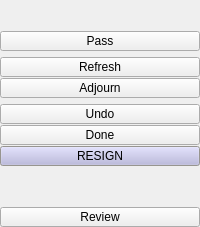
             <widget class="QWidget" name="page_4" >
              <layout class="QVBoxLayout" >
               <property name="margin" >
                <number>0</number>
               </property>
               <item>
                <spacer>
                 <property name="orientation" >
                  <enum>Qt::Vertical</enum>
                 </property>
                 <property name="sizeHint" stdset="0" >
                  <size>
                   <width>109</width>
                   <height>31</height>
                  </size>
                 </property>
                </spacer>
               </item>
               <item>
                <layout class="QVBoxLayout" >
                 <property name="spacing" >
                  <number>1</number>
                 </property>
                 <property name="margin" >
                  <number>0</number>
                 </property>
                 <item>
                  <widget class="QPushButton" name="passButton" >
                   <property name="sizePolicy" >
                    <sizepolicy vsizetype="Fixed" hsizetype="Minimum" >
                     <horstretch>0</horstretch>
                     <verstretch>0</verstretch>
                    </sizepolicy>
                   </property>
                   <property name="maximumSize" >
                    <size>
                     <width>16777215</width>
                     <height>20</height>
                    </size>
                   </property>
                   <property name="focusPolicy" >
                    <enum>Qt::NoFocus</enum>
                   </property>
                   <property name="toolTip" >
                    <string>Pass move</string>
                   </property>
                   <property name="whatsThis" >
                    <string>Pass

Pass your turn.</string>
                   </property>
                   <property name="text" >
                    <string>Pass</string>
                   </property>
                  </widget>
                 </item>
                </layout>
               </item>
               <item>
                <layout class="QVBoxLayout" >
                 <property name="spacing" >
                  <number>1</number>
                 </property>
                 <property name="margin" >
                  <number>0</number>
                 </property>
                 <item>
                  <widget class="QPushButton" name="refreshButton" >
                   <property name="sizePolicy" >
                    <sizepolicy vsizetype="Fixed" hsizetype="Minimum" >
                     <horstretch>0</horstretch>
                     <verstretch>0</verstretch>
                    </sizepolicy>
                   </property>
                   <property name="maximumSize" >
                    <size>
                     <width>16777215</width>
                     <height>20</height>
                    </size>
                   </property>
                   <property name="focusPolicy" >
                    <enum>Qt::NoFocus</enum>
                   </property>
                   <property name="toolTip" >
                    <string>Refresh display</string>
                   </property>
                   <property name="whatsThis" >
                    <string>Refresh

Refresh board. Use this if you cannot see any stones on the board.</string>
                   </property>
                   <property name="text" >
                    <string>Refresh</string>
                   </property>
                  </widget>
                 </item>
                 <item>
                  <widget class="QPushButton" name="adjournButton" >
                   <property name="sizePolicy" >
                    <sizepolicy vsizetype="Fixed" hsizetype="Minimum" >
                     <horstretch>0</horstretch>
                     <verstretch>0</verstretch>
                    </sizepolicy>
                   </property>
                   <property name="maximumSize" >
                    <size>
                     <width>16777215</width>
                     <height>20</height>
                    </size>
                   </property>
                   <property name="focusPolicy" >
                    <enum>Qt::NoFocus</enum>
                   </property>
                   <property name="toolTip" >
                    <string>Request adjournment</string>
                   </property>
                   <property name="whatsThis" >
                    <string>Adjourn.

Send adjournment request to your opponent. If he accept it, the game will be adjourned and saved.</string>
                   </property>
                   <property name="text" >
                    <string>Adjourn</string>
                   </property>
                  </widget>
                 </item>
                </layout>
               </item>
               <item>
                <layout class="QVBoxLayout" >
                 <property name="spacing" >
                  <number>1</number>
                 </property>
                 <property name="margin" >
                  <number>0</number>
                 </property>
                 <item>
                  <widget class="QPushButton" name="undoButton" >
                   <property name="sizePolicy" >
                    <sizepolicy vsizetype="Fixed" hsizetype="Minimum" >
                     <horstretch>0</horstretch>
                     <verstretch>0</verstretch>
                    </sizepolicy>
                   </property>
                   <property name="maximumSize" >
                    <size>
                     <width>16777215</width>
                     <height>20</height>
                    </size>
                   </property>
                   <property name="focusPolicy" >
                    <enum>Qt::NoFocus</enum>
                   </property>
                   <property name="toolTip" >
                    <string>Undo last move</string>
                   </property>
                   <property name="whatsThis" >
                    <string>Undo

Undo the opponent's last move.</string>
                   </property>
                   <property name="text" >
                    <string>Undo</string>
                   </property>
                  </widget>
                 </item>
                 <item>
                  <widget class="QPushButton" name="doneButton" >
                   <property name="sizePolicy" >
                    <sizepolicy vsizetype="Minimum" hsizetype="Minimum" >
                     <horstretch>0</horstretch>
                     <verstretch>0</verstretch>
                    </sizepolicy>
                   </property>
                   <property name="maximumSize" >
                    <size>
                     <width>16777215</width>
                     <height>20</height>
                    </size>
                   </property>
                   <property name="focusPolicy" >
                    <enum>Qt::NoFocus</enum>
                   </property>
                   <property name="toolTip" >
                    <string>Pass move</string>
                   </property>
                   <property name="whatsThis" >
                    <string>Pass

Pass your turn.</string>
                   </property>
                   <property name="text" >
                    <string>Done</string>
                   </property>
                  </widget>
                 </item>
                 <item>
                  <widget class="QPushButton" name="resignButton" >
                   <property name="sizePolicy" >
                    <sizepolicy vsizetype="Fixed" hsizetype="Minimum" >
                     <horstretch>0</horstretch>
                     <verstretch>0</verstretch>
                    </sizepolicy>
                   </property>
                   <property name="maximumSize" >
                    <size>
                     <width>16777215</width>
                     <height>20</height>
                    </size>
                   </property>
                   <property name="palette" >
                    <palette>
                     <active>
                      <colorrole role="WindowText" >
                       <brush brushstyle="SolidPattern" >
                        <color alpha="255" >
                         <red>0</red>
                         <green>0</green>
                         <blue>0</blue>
                        </color>
                       </brush>
                      </colorrole>
                      <colorrole role="Button" >
                       <brush brushstyle="SolidPattern" >
                        <color alpha="255" >
                         <red>181</red>
                         <green>179</green>
                         <blue>220</blue>
                        </color>
                       </brush>
                      </colorrole>
                      <colorrole role="Light" >
                       <brush brushstyle="SolidPattern" >
                        <color alpha="255" >
                         <red>255</red>
                         <green>255</green>
                         <blue>255</blue>
                        </color>
                       </brush>
                      </colorrole>
                      <colorrole role="Midlight" >
                       <brush brushstyle="SolidPattern" >
                        <color alpha="255" >
                         <red>218</red>
                         <green>217</green>
                         <blue>237</blue>
                        </color>
                       </brush>
                      </colorrole>
                      <colorrole role="Dark" >
                       <brush brushstyle="SolidPattern" >
                        <color alpha="255" >
                         <red>90</red>
                         <green>89</green>
                         <blue>110</blue>
                        </color>
                       </brush>
                      </colorrole>
                      <colorrole role="Mid" >
                       <brush brushstyle="SolidPattern" >
                        <color alpha="255" >
                         <red>120</red>
                         <green>119</green>
                         <blue>146</blue>
                        </color>
                       </brush>
                      </colorrole>
                      <colorrole role="Text" >
                       <brush brushstyle="SolidPattern" >
                        <color alpha="255" >
                         <red>0</red>
                         <green>0</green>
                         <blue>0</blue>
                        </color>
                       </brush>
                      </colorrole>
                      <colorrole role="BrightText" >
                       <brush brushstyle="SolidPattern" >
                        <color alpha="255" >
                         <red>255</red>
                         <green>255</green>
                         <blue>255</blue>
                        </color>
                       </brush>
                      </colorrole>
                      <colorrole role="ButtonText" >
                       <brush brushstyle="SolidPattern" >
                        <color alpha="255" >
                         <red>0</red>
                         <green>0</green>
                         <blue>0</blue>
                        </color>
                       </brush>
                      </colorrole>
                      <colorrole role="Base" >
                       <brush brushstyle="SolidPattern" >
                        <color alpha="255" >
                         <red>255</red>
                         <green>255</green>
                         <blue>255</blue>
                        </color>
                       </brush>
                      </colorrole>
                      <colorrole role="Window" >
                       <brush brushstyle="SolidPattern" >
                        <color alpha="255" >
                         <red>212</red>
                         <green>208</green>
                         <blue>200</blue>
                        </color>
                       </brush>
                      </colorrole>
                      <colorrole role="Shadow" >
                       <brush brushstyle="SolidPattern" >
                        <color alpha="255" >
                         <red>0</red>
                         <green>0</green>
                         <blue>0</blue>
                        </color>
                       </brush>
                      </colorrole>
                      <colorrole role="Highlight" >
                       <brush brushstyle="SolidPattern" >
                        <color alpha="255" >
                         <red>10</red>
                         <green>36</green>
                         <blue>106</blue>
                        </color>
                       </brush>
                      </colorrole>
                      <colorrole role="HighlightedText" >
                       <brush brushstyle="SolidPattern" >
                        <color alpha="255" >
                         <red>255</red>
                         <green>255</green>
                         <blue>255</blue>
                        </color>
                       </brush>
                      </colorrole>
                      <colorrole role="Link" >
                       <brush brushstyle="SolidPattern" >
                        <color alpha="255" >
                         <red>0</red>
                         <green>0</green>
                         <blue>0</blue>
                        </color>
                       </brush>
                      </colorrole>
                      <colorrole role="LinkVisited" >
                       <brush brushstyle="SolidPattern" >
                        <color alpha="255" >
                         <red>0</red>
                         <green>0</green>
                         <blue>0</blue>
                        </color>
                       </brush>
                      </colorrole>
                      <colorrole role="AlternateBase" >
                       <brush brushstyle="SolidPattern" >
                        <color alpha="255" >
                         <red>232</red>
                         <green>232</green>
                         <blue>232</blue>
                        </color>
                       </brush>
                      </colorrole>
                     </active>
                     <inactive>
                      <colorrole role="WindowText" >
                       <brush brushstyle="SolidPattern" >
                        <color alpha="255" >
                         <red>0</red>
                         <green>0</green>
                         <blue>0</blue>
                        </color>
                       </brush>
                      </colorrole>
                      <colorrole role="Button" >
                       <brush brushstyle="SolidPattern" >
                        <color alpha="255" >
                         <red>181</red>
                         <green>179</green>
                         <blue>220</blue>
                        </color>
                       </brush>
                      </colorrole>
                      <colorrole role="Light" >
                       <brush brushstyle="SolidPattern" >
                        <color alpha="255" >
                         <red>255</red>
                         <green>255</green>
                         <blue>255</blue>
                        </color>
                       </brush>
                      </colorrole>
                      <colorrole role="Midlight" >
                       <brush brushstyle="SolidPattern" >
                        <color alpha="255" >
                         <red>208</red>
                         <green>205</green>
                         <blue>253</blue>
                        </color>
                       </brush>
                      </colorrole>
                      <colorrole role="Dark" >
                       <brush brushstyle="SolidPattern" >
                        <color alpha="255" >
                         <red>90</red>
                         <green>89</green>
                         <blue>110</blue>
                        </color>
                       </brush>
                      </colorrole>
                      <colorrole role="Mid" >
                       <brush brushstyle="SolidPattern" >
                        <color alpha="255" >
                         <red>120</red>
                         <green>119</green>
                         <blue>146</blue>
                        </color>
                       </brush>
                      </colorrole>
                      <colorrole role="Text" >
                       <brush brushstyle="SolidPattern" >
                        <color alpha="255" >
                         <red>0</red>
                         <green>0</green>
                         <blue>0</blue>
                        </color>
                       </brush>
                      </colorrole>
                      <colorrole role="BrightText" >
                       <brush brushstyle="SolidPattern" >
                        <color alpha="255" >
                         <red>255</red>
                         <green>255</green>
                         <blue>255</blue>
                        </color>
                       </brush>
                      </colorrole>
                      <colorrole role="ButtonText" >
                       <brush brushstyle="SolidPattern" >
                        <color alpha="255" >
                         <red>0</red>
                         <green>0</green>
                         <blue>0</blue>
                        </color>
                       </brush>
                      </colorrole>
                      <colorrole role="Base" >
                       <brush brushstyle="SolidPattern" >
                        <color alpha="255" >
                         <red>255</red>
                         <green>255</green>
                         <blue>255</blue>
                        </color>
                       </brush>
                      </colorrole>
                      <colorrole role="Window" >
                       <brush brushstyle="SolidPattern" >
                        <color alpha="255" >
                         <red>212</red>
                         <green>208</green>
                         <blue>200</blue>
                        </color>
                       </brush>
                      </colorrole>
                      <colorrole role="Shadow" >
                       <brush brushstyle="SolidPattern" >
                        <color alpha="255" >
                         <red>0</red>
                         <green>0</green>
                         <blue>0</blue>
                        </color>
                       </brush>
                      </colorrole>
                      <colorrole role="Highlight" >
                       <brush brushstyle="SolidPattern" >
                        <color alpha="255" >
                         <red>10</red>
                         <green>36</green>
                         <blue>106</blue>
                        </color>
                       </brush>
                      </colorrole>
                      <colorrole role="HighlightedText" >
                       <brush brushstyle="SolidPattern" >
                        <color alpha="255" >
                         <red>255</red>
                         <green>255</green>
                         <blue>255</blue>
                        </color>
                       </brush>
                      </colorrole>
                      <colorrole role="Link" >
                       <brush brushstyle="SolidPattern" >
                        <color alpha="255" >
                         <red>0</red>
                         <green>0</green>
                         <blue>0</blue>
                        </color>
                       </brush>
                      </colorrole>
                      <colorrole role="LinkVisited" >
                       <brush brushstyle="SolidPattern" >
                        <color alpha="255" >
                         <red>0</red>
                         <green>0</green>
                         <blue>0</blue>
                        </color>
                       </brush>
                      </colorrole>
                      <colorrole role="AlternateBase" >
                       <brush brushstyle="SolidPattern" >
                        <color alpha="255" >
                         <red>232</red>
                         <green>232</green>
                         <blue>232</blue>
                        </color>
                       </brush>
                      </colorrole>
                     </inactive>
                     <disabled>
                      <colorrole role="WindowText" >
                       <brush brushstyle="SolidPattern" >
                        <color alpha="255" >
                         <red>128</red>
                         <green>128</green>
                         <blue>128</blue>
                        </color>
                       </brush>
                      </colorrole>
                      <colorrole role="Button" >
                       <brush brushstyle="SolidPattern" >
                        <color alpha="255" >
                         <red>181</red>
                         <green>179</green>
                         <blue>220</blue>
                        </color>
                       </brush>
                      </colorrole>
                      <colorrole role="Light" >
                       <brush brushstyle="SolidPattern" >
                        <color alpha="255" >
                         <red>255</red>
                         <green>255</green>
                         <blue>255</blue>
                        </color>
                       </brush>
                      </colorrole>
                      <colorrole role="Midlight" >
                       <brush brushstyle="SolidPattern" >
                        <color alpha="255" >
                         <red>208</red>
                         <green>205</green>
                         <blue>253</blue>
                        </color>
                       </brush>
                      </colorrole>
                      <colorrole role="Dark" >
                       <brush brushstyle="SolidPattern" >
                        <color alpha="255" >
                         <red>90</red>
                         <green>89</green>
                         <blue>110</blue>
                        </color>
                       </brush>
                      </colorrole>
                      <colorrole role="Mid" >
                       <brush brushstyle="SolidPattern" >
                        <color alpha="255" >
                         <red>120</red>
                         <green>119</green>
                         <blue>146</blue>
                        </color>
                       </brush>
                      </colorrole>
                      <colorrole role="Text" >
                       <brush brushstyle="SolidPattern" >
                        <color alpha="255" >
                         <red>0</red>
                         <green>0</green>
                         <blue>0</blue>
                        </color>
                       </brush>
                      </colorrole>
                      <colorrole role="BrightText" >
                       <brush brushstyle="SolidPattern" >
                        <color alpha="255" >
                         <red>255</red>
                         <green>255</green>
                         <blue>255</blue>
                        </color>
                       </brush>
                      </colorrole>
                      <colorrole role="ButtonText" >
                       <brush brushstyle="SolidPattern" >
                        <color alpha="255" >
                         <red>128</red>
                         <green>128</green>
                         <blue>128</blue>
                        </color>
                       </brush>
                      </colorrole>
                      <colorrole role="Base" >
                       <brush brushstyle="SolidPattern" >
                        <color alpha="255" >
                         <red>255</red>
                         <green>255</green>
                         <blue>255</blue>
                        </color>
                       </brush>
                      </colorrole>
                      <colorrole role="Window" >
                       <brush brushstyle="SolidPattern" >
                        <color alpha="255" >
                         <red>212</red>
                         <green>208</green>
                         <blue>200</blue>
                        </color>
                       </brush>
                      </colorrole>
                      <colorrole role="Shadow" >
                       <brush brushstyle="SolidPattern" >
                        <color alpha="255" >
                         <red>0</red>
                         <green>0</green>
                         <blue>0</blue>
                        </color>
                       </brush>
                      </colorrole>
                      <colorrole role="Highlight" >
                       <brush brushstyle="SolidPattern" >
                        <color alpha="255" >
                         <red>10</red>
                         <green>36</green>
                         <blue>106</blue>
                        </color>
                       </brush>
                      </colorrole>
                      <colorrole role="HighlightedText" >
                       <brush brushstyle="SolidPattern" >
                        <color alpha="255" >
                         <red>255</red>
                         <green>255</green>
                         <blue>255</blue>
                        </color>
                       </brush>
                      </colorrole>
                      <colorrole role="Link" >
                       <brush brushstyle="SolidPattern" >
                        <color alpha="255" >
                         <red>0</red>
                         <green>0</green>
                         <blue>0</blue>
                        </color>
                       </brush>
                      </colorrole>
                      <colorrole role="LinkVisited" >
                       <brush brushstyle="SolidPattern" >
                        <color alpha="255" >
                         <red>0</red>
                         <green>0</green>
                         <blue>0</blue>
                        </color>
                       </brush>
                      </colorrole>
                      <colorrole role="AlternateBase" >
                       <brush brushstyle="SolidPattern" >
                        <color alpha="255" >
                         <red>232</red>
                         <green>232</green>
                         <blue>232</blue>
                        </color>
                       </brush>
                      </colorrole>
                     </disabled>
                    </palette>
                   </property>
                   <property name="focusPolicy" >
                    <enum>Qt::NoFocus</enum>
                   </property>
                   <property name="toolTip" >
                    <string>Default Loss</string>
                   </property>
                   <property name="whatsThis" >
                    <string>Resign.

Resign the game immediately. Clicking here is a default loss. Your opponent wins. Game ends.</string>
                   </property>
                   <property name="text" >
                    <string>RESIGN</string>
                   </property>
                   <property name="checkable" >
                    <bool>false</bool>
                   </property>
                  </widget>
                 </item>
                 <item>
                  <spacer>
                   <property name="orientation" >
                    <enum>Qt::Vertical</enum>
                   </property>
                   <property name="sizeHint" stdset="0" >
                    <size>
                     <width>20</width>
                     <height>40</height>
                    </size>
                   </property>
                  </spacer>
                 </item>
                 <item>
                  <widget class="QPushButton" name="reviewButton" >
                   <property name="maximumSize" >
                    <size>
                     <width>16777215</width>
                     <height>20</height>
                    </size>
                   </property>
                   <property name="text" >
                    <string>Review</string>
                   </property>
                  </widget>
                 </item>
                </layout>
               </item>
              </layout>
             </widget>
